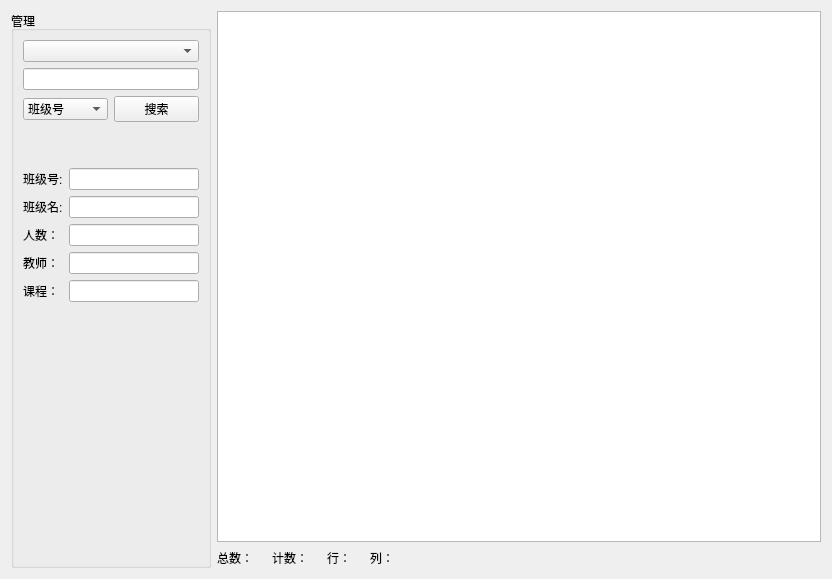
<?xml version="1.0" encoding="UTF-8"?>
<ui version="4.0">
 <class>classInfoForm</class>
 <widget class="QWidget" name="classInfoForm">
  <property name="geometry">
   <rect>
    <x>0</x>
    <y>0</y>
    <width>832</width>
    <height>579</height>
   </rect>
  </property>
  <property name="windowTitle">
   <string>Form</string>
  </property>
  <layout class="QGridLayout" name="gridLayout">
   <item row="0" column="0" rowspan="2">
    <widget class="QGroupBox" name="groupBox">
     <property name="sizePolicy">
      <sizepolicy hsizetype="Preferred" vsizetype="Preferred">
       <horstretch>0</horstretch>
       <verstretch>0</verstretch>
      </sizepolicy>
     </property>
     <property name="minimumSize">
      <size>
       <width>200</width>
       <height>0</height>
      </size>
     </property>
     <property name="maximumSize">
      <size>
       <width>200</width>
       <height>16777215</height>
      </size>
     </property>
     <property name="title">
      <string>管理</string>
     </property>
     <layout class="QGridLayout" name="gridLayout_2">
      <item row="0" column="0" colspan="2">
       <widget class="QComboBox" name="comboBox_ItemClass">
        <property name="editable">
         <bool>false</bool>
        </property>
        <property name="currentIndex">
         <number>-1</number>
        </property>
        <property name="placeholderText">
         <string>选择班级</string>
        </property>
        <item>
         <property name="text">
          <string>我的班级</string>
         </property>
        </item>
        <item>
         <property name="text">
          <string>所有班级</string>
         </property>
        </item>
       </widget>
      </item>
      <item row="1" column="0" colspan="2">
       <widget class="QLineEdit" name="lineEdit_Select"/>
      </item>
      <item row="2" column="0">
       <widget class="QComboBox" name="comboBox_ItemSelect">
        <item>
         <property name="text">
          <string>班级号</string>
         </property>
        </item>
        <item>
         <property name="text">
          <string>班级名</string>
         </property>
        </item>
        <item>
         <property name="text">
          <string>职工号</string>
         </property>
        </item>
       </widget>
      </item>
      <item row="2" column="1">
       <widget class="QPushButton" name="pushButton_Select">
        <property name="text">
         <string>搜索</string>
        </property>
       </widget>
      </item>
      <item row="3" column="0">
       <spacer name="verticalSpacer">
        <property name="orientation">
         <enum>Qt::Vertical</enum>
        </property>
        <property name="sizeType">
         <enum>QSizePolicy::Minimum</enum>
        </property>
        <property name="sizeHint" stdset="0">
         <size>
          <width>20</width>
          <height>40</height>
         </size>
        </property>
       </spacer>
      </item>
      <item row="4" column="0" colspan="2">
       <layout class="QFormLayout" name="formLayout">
        <item row="0" column="0">
         <widget class="QLabel" name="label_classNum">
          <property name="text">
           <string>班级号:</string>
          </property>
         </widget>
        </item>
        <item row="0" column="1">
         <widget class="QLineEdit" name="lineEdit_classNum"/>
        </item>
        <item row="1" column="0">
         <widget class="QLabel" name="label_className">
          <property name="text">
           <string>班级名:</string>
          </property>
         </widget>
        </item>
        <item row="1" column="1">
         <widget class="QLineEdit" name="lineEdit_className"/>
        </item>
        <item row="2" column="0">
         <widget class="QLabel" name="label_classStuAmount">
          <property name="text">
           <string>人数：</string>
          </property>
         </widget>
        </item>
        <item row="2" column="1">
         <widget class="QLineEdit" name="lineEdit_classStuAmount"/>
        </item>
        <item row="3" column="0">
         <widget class="QLabel" name="label_classTchAmount">
          <property name="text">
           <string>教师：</string>
          </property>
         </widget>
        </item>
        <item row="3" column="1">
         <widget class="QLineEdit" name="lineEdit_classTchAmount"/>
        </item>
        <item row="4" column="0">
         <widget class="QLabel" name="label_classSubAmount">
          <property name="text">
           <string>课程：</string>
          </property>
         </widget>
        </item>
        <item row="4" column="1">
         <widget class="QLineEdit" name="lineEdit_classSubAmount"/>
        </item>
       </layout>
      </item>
      <item row="5" column="0">
       <spacer name="verticalSpacer_2">
        <property name="orientation">
         <enum>Qt::Vertical</enum>
        </property>
        <property name="sizeHint" stdset="0">
         <size>
          <width>20</width>
          <height>108</height>
         </size>
        </property>
       </spacer>
      </item>
     </layout>
    </widget>
   </item>
   <item row="0" column="1">
    <widget class="QTableView" name="tableView"/>
   </item>
   <item row="1" column="1">
    <layout class="QHBoxLayout" name="horizontalLayout_2">
     <item>
      <layout class="QHBoxLayout" name="horizontalLayout">
       <item>
        <widget class="QLabel" name="label_sum">
         <property name="text">
          <string>总数：</string>
         </property>
        </widget>
       </item>
       <item>
        <widget class="QLabel" name="label_sumNum">
         <property name="layoutDirection">
          <enum>Qt::LeftToRight</enum>
         </property>
         <property name="text">
          <string/>
         </property>
        </widget>
       </item>
       <item>
        <widget class="QLabel" name="label_count">
         <property name="text">
          <string>计数：</string>
         </property>
        </widget>
       </item>
       <item>
        <widget class="QLabel" name="label_countNum">
         <property name="sizePolicy">
          <sizepolicy hsizetype="Preferred" vsizetype="Preferred">
           <horstretch>0</horstretch>
           <verstretch>0</verstretch>
          </sizepolicy>
         </property>
         <property name="text">
          <string/>
         </property>
        </widget>
       </item>
       <item>
        <widget class="QLabel" name="label_row">
         <property name="text">
          <string>行：</string>
         </property>
        </widget>
       </item>
       <item>
        <widget class="QLabel" name="label_rowNum">
         <property name="text">
          <string/>
         </property>
        </widget>
       </item>
       <item>
        <widget class="QLabel" name="label_col">
         <property name="text">
          <string>列：</string>
         </property>
        </widget>
       </item>
       <item>
        <widget class="QLabel" name="label_colNum">
         <property name="text">
          <string/>
         </property>
        </widget>
       </item>
      </layout>
     </item>
     <item>
      <spacer name="horizontalSpacer">
       <property name="orientation">
        <enum>Qt::Horizontal</enum>
       </property>
       <property name="sizeHint" stdset="0">
        <size>
         <width>408</width>
         <height>20</height>
        </size>
       </property>
      </spacer>
     </item>
    </layout>
   </item>
  </layout>
 </widget>
 <resources/>
 <connections/>
</ui>
